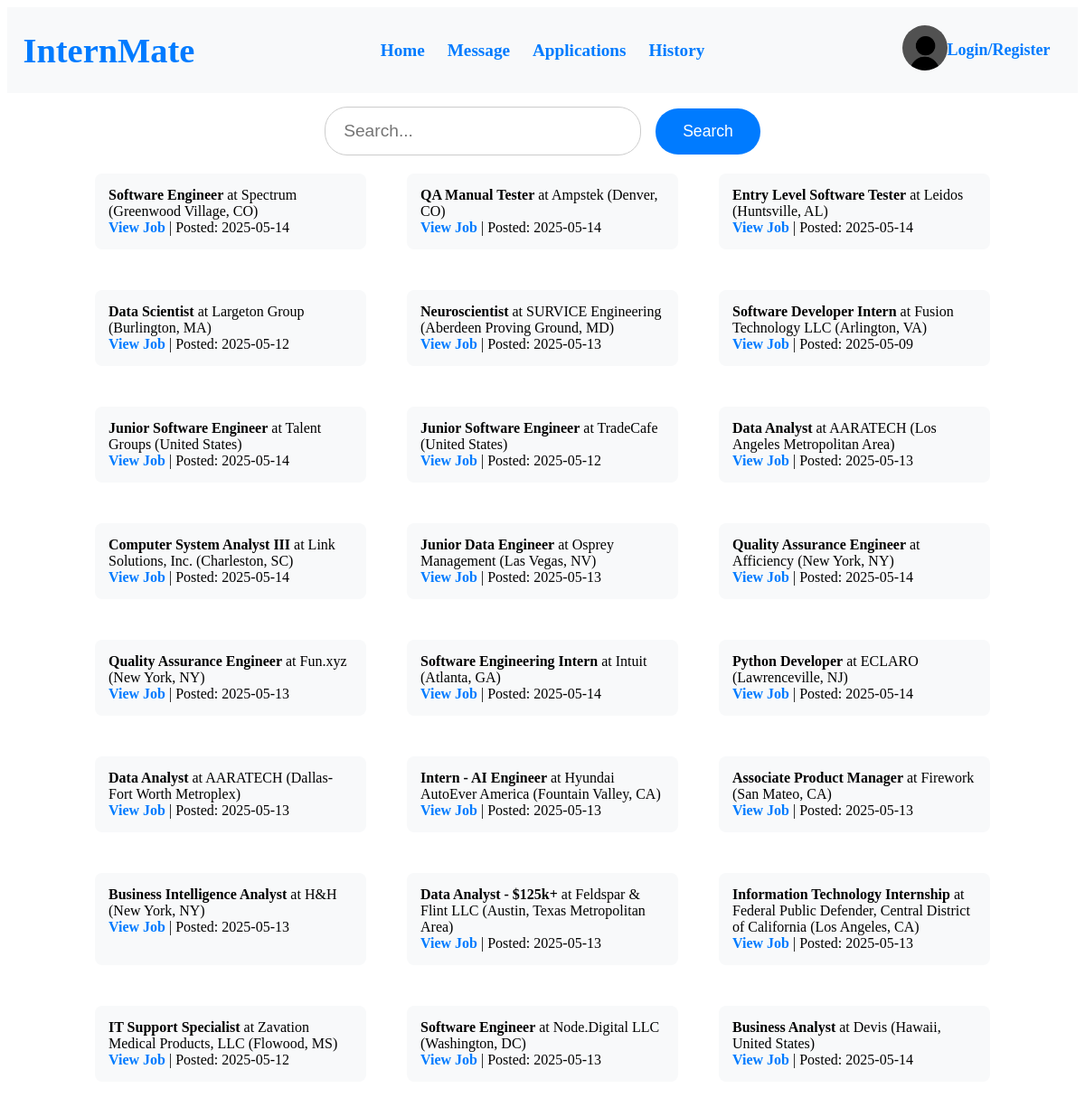
The page / on the database its author committed.
### database/models.py (models this page shows)
class SearchResult(db.Model):
    id = db.Column(db.Integer, primary_key=True)
    job = db.Column(db.String(250))
    company = db.Column(db.String(250))
    location = db.Column(db.String(250))
    url = db.Column(db.String(350))
    posted = db.Column(db.String(50))

### app.py (the view)
@app.route('/', methods=['GET'])
def home():
    results = SearchResult.query.order_by(SearchResult.id.desc()).limit(24).all()
    if not session.get('username'):
        return render_template('sohome.html', results=results)
    else:
        user = User.query.get(session['user_id'])
        return render_template('sihome.html',results=results, user=user)

### app.py (called while the page is built)
@app.context_processor
def inject_logged_in():
    return dict(logged_in=('user_id' in session))

### templates/sohome.html (shortened to what this page needs)
<!DOCTYPE html>
<html lang="en">
<head>
    <link rel="stylesheet" href="{{url_for('static', filename='sohome.css') }}">
</head>
<body>
    <div class="nav">
        <div class="brand">
            <h1>InternMate</h1>
        </div>
        <div class="tabs">
            <ul>
                <li><a href="{{url_for('home') }}">Home</a></li>
                <li><a href="{{url_for('message') }}">Message</a></li>
                <li><a href="{{url_for('application') }}">Applications</a></li>
                <li><a href="{{url_for('history') }}">History</a></li>
            </ul>
        </div>
        <div class="profile">
            <a href="{{url_for('login') }}">
                <img src="{{ url_for('static', filename='assets/profile blank.jpg')}}" alt="profile pic">
            </a>
            <ul><li><a href="{{url_for('login') }}">Login/Register</a></li></ul>
        </div>
    </div>
    <div class="search_bar">
        <form method="POST" action="{{ url_for('search') }}">
            <input type="text" name="query" placeholder="Search...">
            <button type="submit">Search</button>
        </form>
    </div>
    <div class="results">
        <ul>
            {% if results and results| length > 0 %}
                {% for result in results %}
                    <li>
                        <strong>{{ result.job }}</strong> at {{ result.company }} ({{ result.location }})<br>
                        <a href="{{ result.url }}" target="_blank">View Job</a> | Posted: {{ result.posted }}
                    </li>
                {% endfor %}
            {% else %}
                <li>No results found</li>
            {% endif %}
        </ul>
    </div>
</body>
</html>

### static/sohome.css (style rules this page uses)
.nav { display: flex; align-items: center; justify-content: center; width: 100%; margin: auto; background-color: #f8f9fa; color: #333; }
.brand { display: flex; align-items: center; justify-content: center; width: 20%; font-size: larger; color: #007bff; }
.tabs { display: flex; align-items: center; width: 60%; justify-content: center; text-align: center; font-size: large; padding: 15px; margin: 15px; font-size: larger; }
.profile { display: flex; align-items: center; justify-content: center; width: 20%; margin: 0%; font-size: large; }
.profile img { width: 50px; border-radius: 50px; }
a { text-decoration: none; font-weight: bolder; color: #007bff; }
ul { display: flex; list-style: none; padding: 0; margin: 0; gap: 25px; }
.search_bar { display: flex; justify-content: center; align-items: center; font-size: x-large; width: 100%; margin: auto; padding-top: 15px; }
.search_bar input[type="text"] { padding: 15px 20px; font-size: 1.2rem; border-radius: 25px; border: 1px solid #ccc; outline: none; width: 350px; margin-right: 10px; box-sizing: border-box; }
.search_bar button { padding: 15px 30px; font-size: 1.1rem; border-radius: 25px; border: none; background-color: #007bff; color: white; cursor: pointer; transition: background 0.2s; }
.results { display: flex; flex-direction: row; flex-wrap: wrap; justify-content: center; align-items: center; width: 100%; padding: 10px; box-sizing: border-box; }
.results ul { display: flex; flex-wrap: wrap; gap: 25px; padding: 0; margin: 0; list-style-type: none; width: 100%; justify-content: center; }
.results li { flex: 0 1 300px; margin: 10px; background-color: #f8f9fa; border-radius: 8px; padding: 15px; box-shadow: #333; box-sizing: border-box; }

### rows shown on the page
SearchResult: job "Software Engineer", company "Spectrum", location "Greenwood Village, CO", posted "2025-05-14"
SearchResult: job "QA Manual Tester", company "Ampstek", location "Denver, CO", posted "2025-05-14"
SearchResult: job "Entry Level Software Tester", company "Leidos", location "Huntsville, AL", posted "2025-05-14"
SearchResult: job "Data Scientist", company "Largeton Group", location "Burlington, MA", posted "2025-05-12"
SearchResult: job "Neuroscientist", company "SURVICE Engineering", location "Aberdeen Proving Ground, MD", posted "2025-05-13"
SearchResult: job "Software Developer Intern", company "Fusion Technology LLC", location "Arlington, VA", posted "2025-05-09"
SearchResult: job "Junior Software Engineer", company "Talent Groups", location "United States", posted "2025-05-14"
SearchResult: job "Junior Software Engineer", company "TradeCafe", location "United States", posted "2025-05-12"
SearchResult: job "Data Analyst", company "AARATECH", location "Los Angeles Metropolitan Area", posted "2025-05-13"
SearchResult: job "Computer System Analyst III", company "Link Solutions, Inc.", location "Charleston, SC", posted "2025-05-14"
SearchResult: job "Junior Data Engineer", company "Osprey Management", location "Las Vegas, NV", posted "2025-05-13"
SearchResult: job "Quality Assurance Engineer", company "Afficiency", location "New York, NY", posted "2025-05-14"
SearchResult: job "Quality Assurance Engineer", company "Fun.xyz", location "New York, NY", posted "2025-05-13"
SearchResult: job "Software Engineering Intern", company "Intuit", location "Atlanta, GA", posted "2025-05-14"
SearchResult: job "Python Developer", company "ECLARO", location "Lawrenceville, NJ", posted "2025-05-14"
SearchResult: job "Data Analyst", company "AARATECH", location "Dallas-Fort Worth Metroplex", posted "2025-05-13"
SearchResult: job "Intern - AI Engineer", company "Hyundai AutoEver America", location "Fountain Valley, CA", posted "2025-05-13"
SearchResult: job "Associate Product Manager", company "Firework", location "San Mateo, CA", posted "2025-05-13"
SearchResult: job "Business Intelligence Analyst", company "H&H", location "New York, NY", posted "2025-05-13"
SearchResult: job "Data Analyst - $125k+", company "Feldspar & Flint LLC", location "Austin, Texas Metropolitan Area", posted "2025-05-13"
SearchResult: job "Information Technology Internship", company "Federal Public Defender, Central District of California", location "Los Angeles, CA", posted "2025-05-13"
SearchResult: job "IT Support Specialist", company "Zavation Medical Products, LLC", location "Flowood, MS", posted "2025-05-12"
SearchResult: job "Software Engineer", company "Node.Digital LLC", location "Washington, DC", posted "2025-05-13"
SearchResult: job "Business Analyst", company "Devis", location "Hawaii, United States", posted "2025-05-14"
